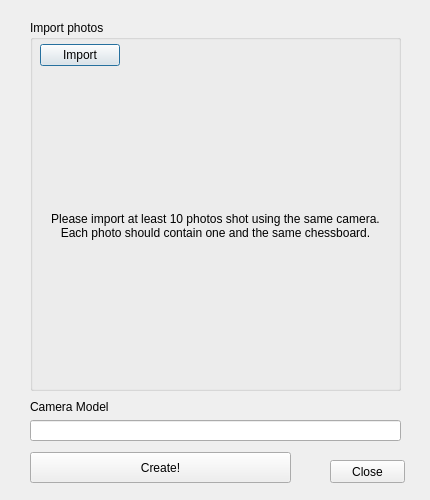
<?xml version="1.0" encoding="UTF-8"?>
<ui version="4.0">
 <class>createCamMatrixDialog</class>
 <widget class="QDialog" name="createCamMatrixDialog">
  <property name="geometry">
   <rect>
    <x>0</x>
    <y>0</y>
    <width>430</width>
    <height>500</height>
   </rect>
  </property>
  <property name="windowTitle">
   <string>Create Camera Matrix</string>
  </property>
  <widget class="QGroupBox" name="groupBox">
   <property name="geometry">
    <rect>
     <x>30</x>
     <y>20</y>
     <width>371</width>
     <height>371</height>
    </rect>
   </property>
   <property name="title">
    <string>Import photos</string>
   </property>
   <widget class="QLabel" name="camMatPicDirLabel">
    <property name="geometry">
     <rect>
      <x>10</x>
      <y>50</y>
      <width>351</width>
      <height>311</height>
     </rect>
    </property>
    <property name="text">
     <string>Please import at least 10 photos shot using the same camera. 
Each photo should contain one and the same chessboard.</string>
    </property>
    <property name="alignment">
     <set>Qt::AlignCenter</set>
    </property>
    <property name="wordWrap">
     <bool>true</bool>
    </property>
   </widget>
   <widget class="QWidget" name="layoutWidget">
    <property name="geometry">
     <rect>
      <x>10</x>
      <y>23</y>
      <width>351</width>
      <height>25</height>
     </rect>
    </property>
    <layout class="QHBoxLayout" name="horizontalLayout">
     <item>
      <widget class="QPushButton" name="camMatImportButton">
       <property name="text">
        <string>Import</string>
       </property>
      </widget>
     </item>
     <item>
      <spacer name="horizontalSpacer">
       <property name="orientation">
        <enum>Qt::Horizontal</enum>
       </property>
       <property name="sizeHint" stdset="0">
        <size>
         <width>368</width>
         <height>20</height>
        </size>
       </property>
      </spacer>
     </item>
    </layout>
   </widget>
  </widget>
  <widget class="QWidget" name="layoutWidget">
   <property name="geometry">
    <rect>
     <x>30</x>
     <y>400</y>
     <width>371</width>
     <height>41</height>
    </rect>
   </property>
   <layout class="QVBoxLayout" name="verticalLayout">
    <item>
     <widget class="QLabel" name="label_2">
      <property name="text">
       <string>Camera Model</string>
      </property>
     </widget>
    </item>
    <item>
     <widget class="QLineEdit" name="camMatModelLineEdit"/>
    </item>
   </layout>
  </widget>
  <widget class="QPushButton" name="createCamMatButton">
   <property name="geometry">
    <rect>
     <x>30</x>
     <y>452</y>
     <width>261</width>
     <height>31</height>
    </rect>
   </property>
   <property name="text">
    <string>Create!</string>
   </property>
  </widget>
  <widget class="QPushButton" name="camMatCloseButton">
   <property name="geometry">
    <rect>
     <x>330</x>
     <y>460</y>
     <width>75</width>
     <height>23</height>
    </rect>
   </property>
   <property name="text">
    <string>Close</string>
   </property>
  </widget>
 </widget>
 <resources/>
 <connections/>
</ui>
